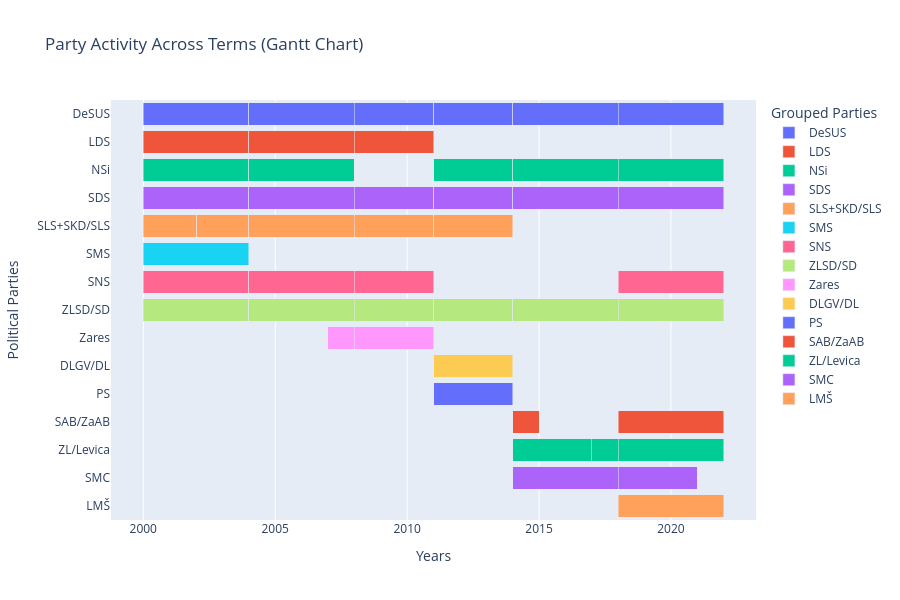

Here is the notebook cell this chart was saved with:
### Code cell
fig = px.timeline(
    activity,
    x_start="Start_year",
    x_end="End_year",
    y="Grouped_parties",
    color="Grouped_parties",
    title="Party Activity Across Terms (Gantt Chart)",
    labels={"Grouped_parties": "Party"}
)
fig.update_layout(
    height=600,
    xaxis_title="Years",
    yaxis_title="Political Parties",
    legend_title="Grouped Parties",
    barmode = "stack"
)
fig.write_image("../../Figures/Sentiment_Analysis/Parties/Party_activity_grouped.png")

fig.show()

### Figure 1 — Plotly figure (JSON) as saved in the notebook; plotly's stock layout.template omitted (floating-point values rounded to 4 significant figures)
{"data": [{"alignmentgroup": "True", "base": ["2000", "2004", "2008", "2011", "2014", "2018"], "hovertemplate": "Party=%{y}<br>Start_year=%{base}<br>End_year=%{x}<extra></extra>", "legendgroup": "DeSUS", "marker": {"color": "#636efa", "pattern": {"shape": ""}}, "name": "DeSUS", "offsetgroup": "DeSUS", "orientation": "h", "showlegend": true, "textposition": "auto", "type": "bar", "x": [126230400000, 126230400000, 94694400000, 94694400000, 126230400000, 126230400000], "xaxis": "x", "y": ["DeSUS", "DeSUS", "DeSUS", "DeSUS", "DeSUS", "DeSUS"], "yaxis": "y"}, {"alignmentgroup": "True", "base": ["2000", "2004", "2008"], "hovertemplate": "Party=%{y}<br>Start_year=%{base}<br>End_year=%{x}<extra></extra>", "legendgroup": "LDS", "marker": {"color": "#EF553B", "pattern": {"shape": ""}}, "name": "LDS", "offsetgroup": "LDS", "orientation": "h", "showlegend": true, "textposition": "auto", "type": "bar", "x": [126230400000, 126230400000, 94694400000], "xaxis": "x", "y": ["LDS", "LDS", "LDS"], "yaxis": "y"}, {"alignmentgroup": "True", "base": ["2000", "2004", "2011", "2014", "2018"], "hovertemplate": "Party=%{y}<br>Start_year=%{base}<br>End_year=%{x}<extra></extra>", "legendgroup": "NSi", "marker": {"color": "#00cc96", "pattern": {"shape": ""}}, "name": "NSi", "offsetgroup": "NSi", "orientation": "h", "showlegend": true, "textposition": "auto", "type": "bar", "x": [126230400000, 126230400000, 94694400000, 126230400000, 126230400000], "xaxis": "x", "y": ["NSi", "NSi", "NSi", "NSi", "NSi"], "yaxis": "y"}, {"alignmentgroup": "True", "base": ["2000", "2004", "2008", "2011", "2014", "2018"], "hovertemplate": "Party=%{y}<br>Start_year=%{base}<br>End_year=%{x}<extra></extra>", "legendgroup": "SDS", "marker": {"color": "#ab63fa", "pattern": {"shape": ""}}, "name": "SDS", "offsetgroup": "SDS", "orientation": "h", "showlegend": true, "textposition": "auto", "type": "bar", "x": [126230400000, 126230400000, 94694400000, 94694400000, 126230400000, 126230400000], "xaxis": "x", "y": ["SDS", "SDS", "SDS", "SDS", "SDS", "SDS"], "yaxis": "y"}, {"alignmentgroup": "True", "base": ["2002", "2000", "2004", "2008", "2011"], "hovertemplate": "Party=%{y}<br>Start_year=%{base}<br>End_year=%{x}<extra></extra>", "legendgroup": "SLS+SKD/SLS", "marker": {"color": "#FFA15A", "pattern": {"shape": ""}}, "name": "SLS+SKD/SLS", "offsetgroup": "SLS+SKD/SLS", "orientation": "h", "showlegend": true, "textposition": "auto", "type": "bar", "x": [63072000000, 63158400000, 126230400000, 94694400000, 94694400000], "xaxis": "x", "y": ["SLS+SKD/SLS", "SLS+SKD/SLS", "SLS+SKD/SLS", "SLS+SKD/SLS", "SLS+SKD/SLS"], "yaxis": "y"}, {"alignmentgroup": "True", "base": ["2000"], "hovertemplate": "Party=%{y}<br>Start_year=%{base}<br>End_year=%{x}<extra></extra>", "legendgroup": "SMS", "marker": {"color": "#19d3f3", "pattern": {"shape": ""}}, "name": "SMS", "offsetgroup": "SMS", "orientation": "h", "showlegend": true, "textposition": "auto", "type": "bar", "x": [126230400000], "xaxis": "x", "y": ["SMS"], "yaxis": "y"}, {"alignmentgroup": "True", "base": ["2000", "2004", "2008", "2018"], "hovertemplate": "Party=%{y}<br>Start_year=%{base}<br>End_year=%{x}<extra></extra>", "legendgroup": "SNS", "marker": {"color": "#FF6692", "pattern": {"shape": ""}}, "name": "SNS", "offsetgroup": "SNS", "orientation": "h", "showlegend": true, "textposition": "auto", "type": "bar", "x": [126230400000, 126230400000, 94694400000, 126230400000], "xaxis": "x", "y": ["SNS", "SNS", "SNS", "SNS"], "yaxis": "y"}, {"alignmentgroup": "True", "base": ["2000", "2005", "2004", "2008", "2011", "2014", "2018"], "hovertemplate": "Party=%{y}<br>Start_year=%{base}<br>End_year=%{x}<extra></extra>", "legendgroup": "ZLSD/SD", "marker": {"color": "#B6E880", "pattern": {"shape": ""}}, "name": "ZLSD/SD", "offsetgroup": "ZLSD/SD", "orientation": "h", "showlegend": true, "textposition": "auto", "type": "bar", "x": [126230400000, 94608000000, 126230400000, 94694400000, 94694400000, 126230400000, 126230400000], "xaxis": "x", "y": ["ZLSD/SD", "ZLSD/SD", "ZLSD/SD", "ZLSD/SD", "ZLSD/SD", "ZLSD/SD", "ZLSD/SD"], "yaxis": "y"}, {"alignmentgroup": "True", "base": ["2007", "2008"], "hovertemplate": "Party=%{y}<br>Start_year=%{base}<br>End_year=%{x}<extra></extra>", "legendgroup": "Zares", "marker": {"color": "#FF97FF", "pattern": {"shape": ""}}, "name": "Zares", "offsetgroup": "Zares", "orientation": "h", "showlegend": true, "textposition": "auto", "type": "bar", "x": [31536000000, 94694400000], "xaxis": "x", "y": ["Zares", "Zares"], "yaxis": "y"}, {"alignmentgroup": "True", "base": ["2012", "2011"], "hovertemplate": "Party=%{y}<br>Start_year=%{base}<br>End_year=%{x}<extra></extra>", "legendgroup": "DLGV/DL", "marker": {"color": "#FECB52", "pattern": {"shape": ""}}, "name": "DLGV/DL", "offsetgroup": "DLGV/DL", "orientation": "h", "showlegend": true, "textposition": "auto", "type": "bar", "x": [63158400000, 94694400000], "xaxis": "x", "y": ["DLGV/DL", "DLGV/DL"], "yaxis": "y"}, {"alignmentgroup": "True", "base": ["2011"], "hovertemplate": "Party=%{y}<br>Start_year=%{base}<br>End_year=%{x}<extra></extra>", "legendgroup": "PS", "marker": {"color": "#636efa", "pattern": {"shape": ""}}, "name": "PS", "offsetgroup": "PS", "orientation": "h", "showlegend": true, "textposition": "auto", "type": "bar", "x": [94694400000], "xaxis": "x", "y": ["PS"], "yaxis": "y"}, {"alignmentgroup": "True", "base": ["2014", "2014", "2018"], "hovertemplate": "Party=%{y}<br>Start_year=%{base}<br>End_year=%{x}<extra></extra>", "legendgroup": "SAB/ZaAB", "marker": {"color": "#EF553B", "pattern": {"shape": ""}}, "name": "SAB/ZaAB", "offsetgroup": "SAB/ZaAB", "orientation": "h", "showlegend": true, "textposition": "auto", "type": "bar", "x": [0, 31536000000, 126230400000], "xaxis": "x", "y": ["SAB/ZaAB", "SAB/ZaAB", "SAB/ZaAB"], "yaxis": "y"}, {"alignmentgroup": "True", "base": ["2017", "2014", "2018"], "hovertemplate": "Party=%{y}<br>Start_year=%{base}<br>End_year=%{x}<extra></extra>", "legendgroup": "ZL/Levica", "marker": {"color": "#00cc96", "pattern": {"shape": ""}}, "name": "ZL/Levica", "offsetgroup": "ZL/Levica", "orientation": "h", "showlegend": true, "textposition": "auto", "type": "bar", "x": [31536000000, 94694400000, 126230400000], "xaxis": "x", "y": ["ZL/Levica", "ZL/Levica", "ZL/Levica"], "yaxis": "y"}, {"alignmentgroup": "True", "base": ["2014", "2018"], "hovertemplate": "Party=%{y}<br>Start_year=%{base}<br>End_year=%{x}<extra></extra>", "legendgroup": "SMC", "marker": {"color": "#ab63fa", "pattern": {"shape": ""}}, "name": "SMC", "offsetgroup": "SMC", "orientation": "h", "showlegend": true, "textposition": "auto", "type": "bar", "x": [126230400000, 94694400000], "xaxis": "x", "y": ["SMC", "SMC"], "yaxis": "y"}, {"alignmentgroup": "True", "base": ["2018"], "hovertemplate": "Party=%{y}<br>Start_year=%{base}<br>End_year=%{x}<extra></extra>", "legendgroup": "LMŠ", "marker": {"color": "#FFA15A", "pattern": {"shape": ""}}, "name": "LMŠ", "offsetgroup": "LMŠ", "orientation": "h", "showlegend": true, "textposition": "auto", "type": "bar", "x": [126230400000], "xaxis": "x", "y": ["LMŠ"], "yaxis": "y"}], "layout": {"barmode": "stack", "height": 600, "legend": {"title": {"text": "Grouped Parties"}, "tracegroupgap": 0}, "title": {"text": "Party Activity Across Terms (Gantt Chart)"}, "xaxis": {"anchor": "y", "domain": [0, 1], "title": {"text": "Years"}, "type": "date"}, "yaxis": {"anchor": "x", "categoryarray": ["LMŠ", "SMC", "ZL/Levica", "SAB/ZaAB", "PS", "DLGV/DL", "Zares", "ZLSD/SD", "SNS", "SMS", "SLS+SKD/SLS", "SDS", "NSi", "LDS", "DeSUS"], "categoryorder": "array", "domain": [0, 1], "title": {"text": "Political Parties"}}}}
